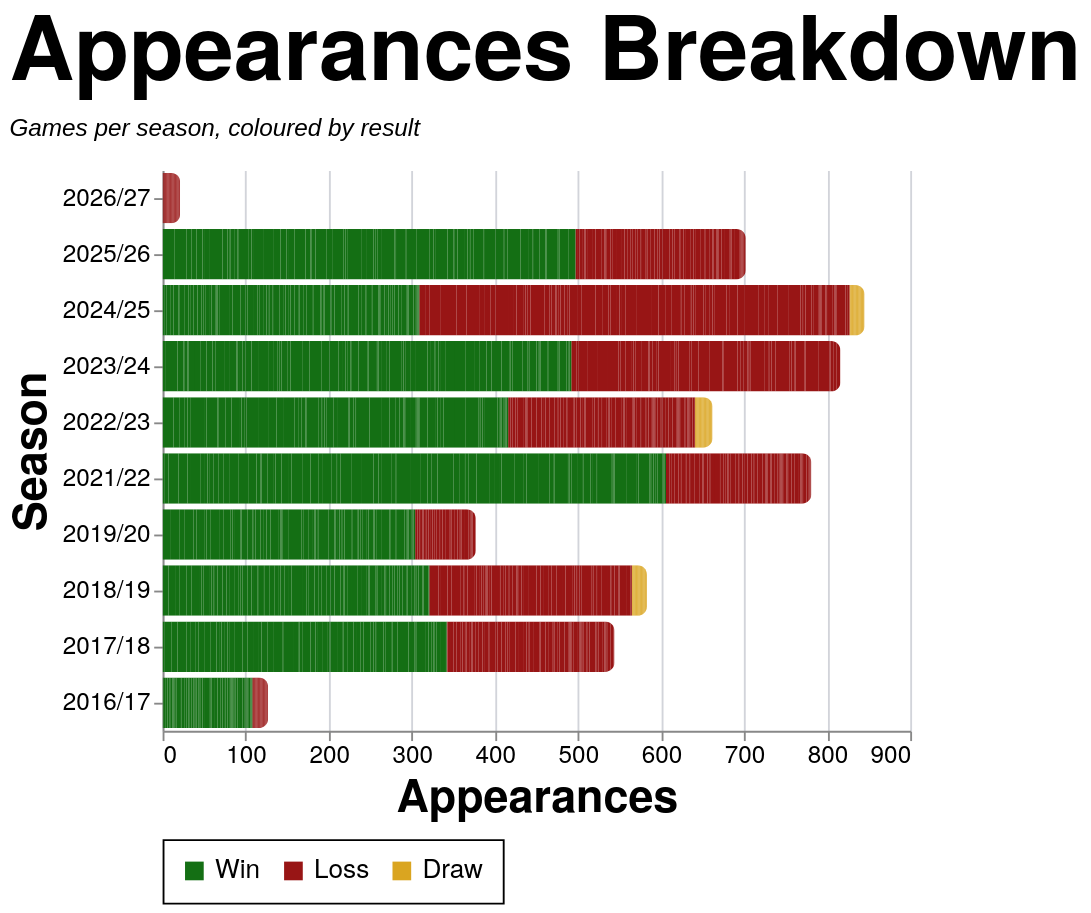

Vega-Lite specification for this chart:
### Vega-Lite specification from a JSON file in a GitHub repository (floating-point values rounded to 4 significant figures; data arrays with more than 128 entries replaced by an {"elided": "..."} marker saying what was removed)
{"config": {"axis": {"labelFont": "PT Sans Narrow, Helvetica Neue, Helvetica, Arial, sans-serif", "titleFont": "PT Sans Narrow, Helvetica Neue, Helvetica, Arial, sans-serif", "labelFontSize": 13, "titleFontSize": 24, "gridColor": "#202947", "gridOpacity": 0.2, "zindex": 1}, "text": {"font": "Lato, sans-serif"}, "bar": {"cornerRadiusEnd": 5}, "header": {"labelFont": "PT Sans Narrow, Helvetica Neue, Helvetica, Arial, sans-serif", "titleFont": "PT Sans Narrow, Helvetica Neue, Helvetica, Arial, sans-serif", "labelFontSize": 24, "titleFontSize": 28, "labelFontWeight": "bold", "orient": "left"}, "legend": {"labelFont": "PT Sans Narrow, Helvetica Neue, Helvetica, Arial, sans-serif", "titleFont": "PT Sans Narrow, Helvetica Neue, Helvetica, Arial, sans-serif", "labelFontSize": 14, "titleFontSize": 16, "titlePadding": 5, "fillColor": "white", "strokeColor": "black", "padding": 10, "titleFontWeight": "lighter", "titleFontStyle": "italic", "titleColor": "gray", "offset": 10}, "title": {"font": "PT Sans Narrow, Helvetica Neue, Helvetica, Arial, sans-serif", "fontSize": 48, "fontWeight": "bold", "anchor": "start", "align": "center", "titlePadding": 20, "subtitlePadding": 10, "subtitleFontSize": 13, "subtitleColor": "", "subtitleFontStyle": "italic", "offset": 15, "color": "black"}, "axisX": {"labelAngle": 0}, "facet": {"title": null, "header": null, "align": {"row": "each", "column": "each"}, "spacing": 10}, "resolve": {"scale": {"y": "independent", "facet": "independent"}}, "background": "transparent", "scale": {"offsetBandPaddingOuter": 0.2, "offsetBandPaddingInner": 0.1}, "view": {"stroke": null, "background": "transparent"}}, "data": {"name": "data-1c65be9722b364c7a99e1a114f8ee03f"}, "mark": {"type": "bar"}, "encoding": {"color": {"field": "color_value", "legend": {"orient": "bottom", "title": null}, "scale": {"domain": ["Win", "Loss", "Draw"], "range": ["#146f14", "#981515", "goldenrod"]}, "sort": {"field": "sum(apps)", "op": "sum", "order": "descending"}, "type": "nominal"}, "tooltip": [{"field": "player", "title": "Player", "type": "nominal"}, {"field": "season", "title": "Season", "type": "nominal"}, {"field": "color_value", "title": "Group", "type": "nominal"}, {"aggregate": "sum", "field": "apps", "title": "Appearances", "type": "quantitative"}], "x": {"aggregate": "sum", "field": "apps", "title": "Appearances", "type": "quantitative"}, "y": {"field": "season", "sort": {"field": "season_sort", "op": "max", "order": "descending"}, "title": "Season", "type": "nominal"}}, "height": {"step": 30}, "title": {"text": "Appearances Breakdown", "subtitle": "Games per season, coloured by result"}, "width": 400, "$schema": "https://vega.github.io/schema/vega-lite/v5.20.1.json", "datasets": {"data-1c65be9722b364c7a99e1a114f8ee03f": {"elided": "2530 records"}}}
